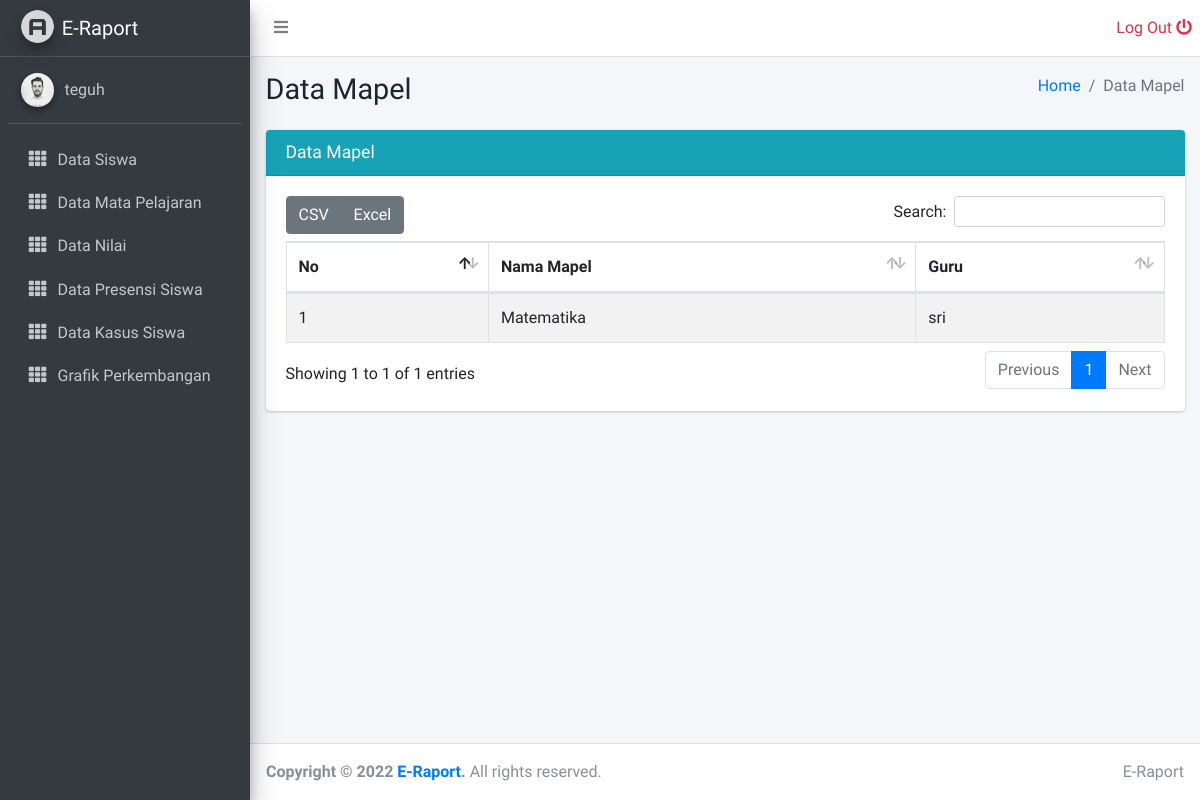
The app's page /siswa/data_mapel.php (signed in), older data.
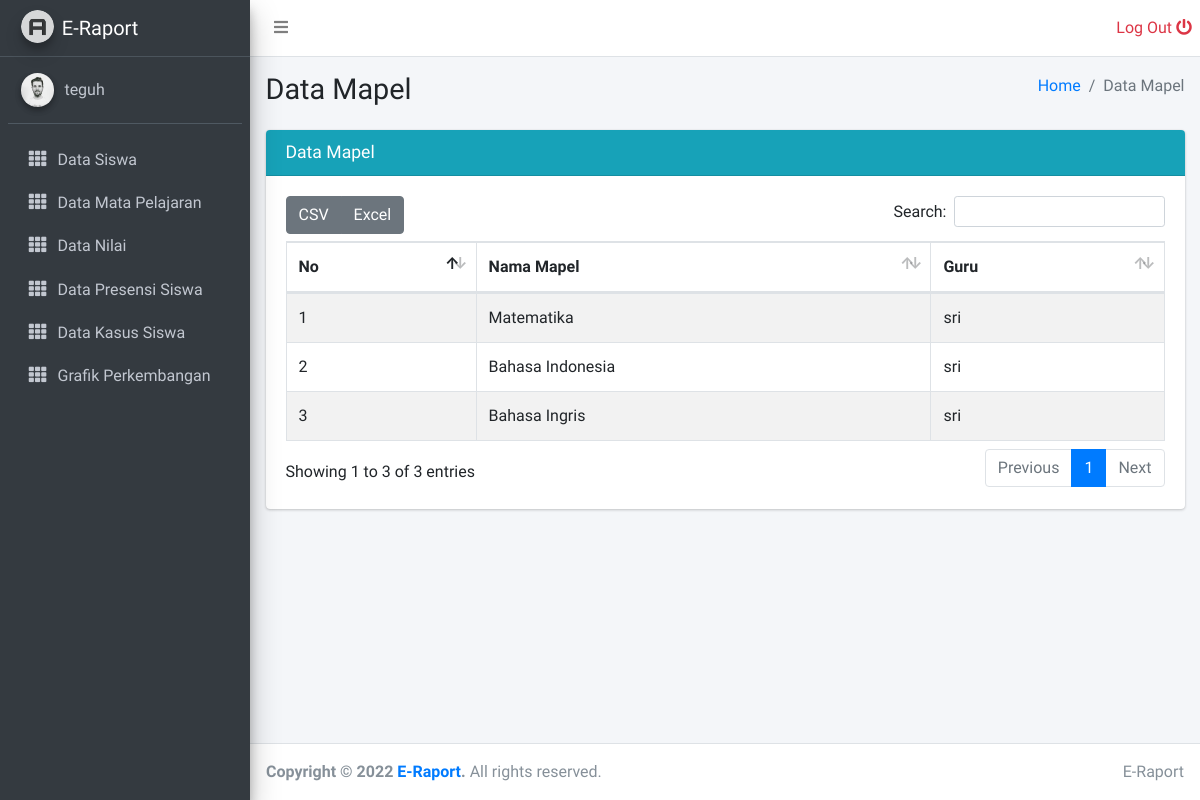
The same page, newer data.
### tables this page shows
CREATE TABLE `mata_pelajaran` (
  `id_pelajaran` int(11) NOT NULL,
  `nama_mata_pelajaran` varchar(30) NOT NULL,
  `id_guru` int(11) NOT NULL
);

CREATE TABLE `data_guru` (
  `id_guru` int(11) NOT NULL,
  `nama_guru` varchar(40) NOT NULL,
  `jabatan` varchar(10) NOT NULL,
  `password` varchar(30) DEFAULT NULL,
  `nip` int(11) NOT NULL
);

### siswa/data_mapel.php (the view, shortened to what this page needs)
<?php
include '../layouts/sidebar.php';
?>
  <div class="content-wrapper">
    <div class="content-header">
      <div class="container-fluid">
        <div class="row mb-2">
          <div class="col-sm-6">
            <h1 class="m-0">Data Mapel</h1>
          </div>
          <div class="col-sm-6">
            <ol class="breadcrumb float-sm-right">
              <li class="breadcrumb-item"><a href="#">Home</a></li>
              <li class="breadcrumb-item active">Data Mapel</li>
            </ol>
          </div>
        </div>
      </div>
    </div>
    <div class="content">
      <div class="container-fluid">
        <div class="row">
          <div class="col-12">
          <div class="card card-info">
              <div class="card-header">
                <h3 class="card-title">
                Data Mapel</h3>
              </div>
              <div class="card-body">
                <table id="example1" class="table table-bordered table-striped">
                  <thead>
                  <tr>
                    <th>No</th>
                    <th>Nama Mapel</th>
                    <th>Guru</th>
                  </tr>
                  </thead>
                  <tbody>
                  <?php
                    include '../config/koneksi.php';
                    $query = "SELECT * FROM mata_pelajaran
                    INNER JOIN data_guru ON mata_pelajaran.id_guru = data_guru.id_guru ORDER BY id_pelajaran ASC";
                    $result = mysqli_query($koneksi, $query);
                    $no = 1;
                    while($row = mysqli_fetch_assoc($result))
                    {
                    ?>
                  <tr>
                    <td><?php echo $no; ?></td>
                    <td><?php echo $row['nama_mata_pelajaran']; ?></td>
                    <td><?php echo $row['nama_guru']; ?></td>
                  </tr>
                  <?php
                        $no++;
                    }
                  ?>
                  </tbody>
                </table>
              </div>
            </div>
          </div>
        </div>
      </div>
    </div>
  </div>
  <?php
    include '../layouts/footer.php';
  ?>

Row changes from the older to the newer data that the page shows:
added mata_pelajaran: nama_mata_pelajaran "Bahasa Indonesia", id_guru.nama_guru "sri"
added mata_pelajaran: nama_mata_pelajaran "Bahasa Ingris", id_guru.nama_guru "sri"
Text that changed along with them:
text written by a page script: "CSV Excel Search: Showing 1 to 1 of 1 entries Previous 1 Next" → "CSV Excel Search: Showing 1 to 3 of 3 entries Previous 1 Next"
